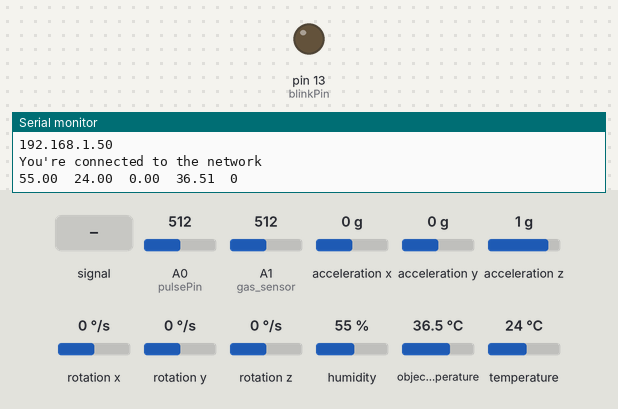
A sketch run on a simulated Arduino Uno, built with avr-gcc and run on an emulated ATmega328P. On the bench: output pins drawn as LEDs (lit = HIGH), the last lines printed to the serial monitor. The test bench sets the inputs (shaded band); at power-on: A0 (pulsePin) = 512, A1 (gas_sensor) = 512, acceleration x 0 g, acceleration y 0 g, acceleration z 1 g, rotation x 0 °/s, rotation y 0 °/s, rotation z 0 °/s, humidity 55 %, object temperature 36.5 °C, temperature 24 °C. WiFi joins after 1.5 s; servers stay silent unless stated; no MQTT or app messages arrive unless stated; pins used as bus, display or sensor lines are not drawn.

Above: at 2.7 s.
2.8 s: A0 (pulsePin) fed a 200 Hz sine of ±81 counts around its level
6.8 s: A0 (pulsePin) set to 547
At 8.0 s:
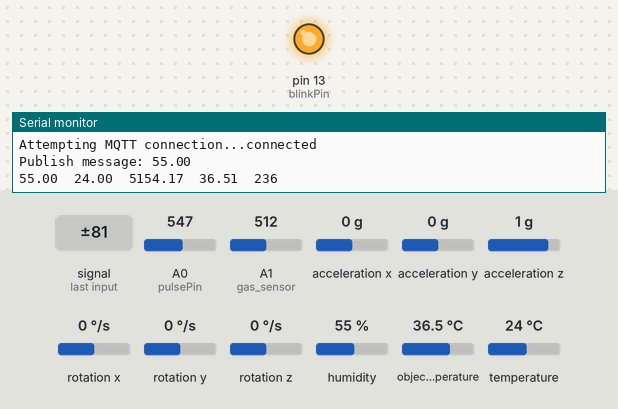
8.3 s: A0 (pulsePin) set to 240
At 9.5 s:
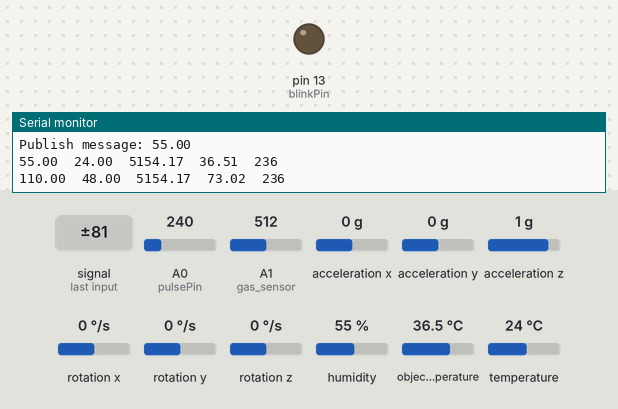
9.8 s: A0 (pulsePin) set to 716
At 10.7 s:
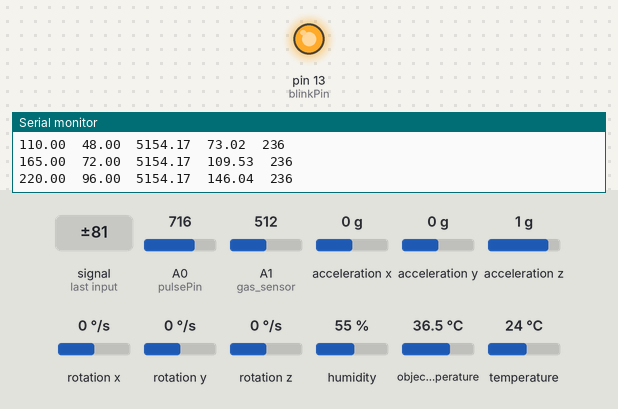
Timing chart, 0 to 12.3 s (numbered marks = the images above; inputs shaded):
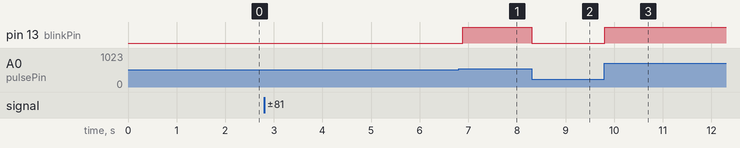

The sketch:

dht_mqtt.ino
```cpp
#include <WiFiEsp.h>
#include <WiFiEspClient.h>
#include <WiFiEspUdp.h>
#include <PubSubClient.h>

#include <Adafruit_MLX90614.h>
#include "I2Cdev.h"
#include "MPU6050.h"
#if I2CDEV_IMPLEMENTATION == I2CDEV_ARDUINO_WIRE
    #include "Wire.h"
#endif

#include "DHT.h"
#define DHTPIN 5    //DHT11을 D5번핀에 연결한다.
#define DHTTYPE DHT11

#ifndef HAVE_HWSERIAL1
#include "SoftwareSerial.h"
SoftwareSerial MySerial(2, 3); // RX, TX
#endif

char ssid[] = "MULTI_GUEST_2";            // your network SSID (name)
char pass[] = "guest1357";        // your network password
const char* mqtt_server="70.12.229.27";
int status = WL_IDLE_STATUS;     // the Wifi radio's status

WiFiEspClient WiFiclient;
PubSubClient client(WiFiclient);
long lastMsg = -100000;
int cntnum=0;
long now;
char msg[100];
String packet;
float Humi=0,Temp=0;
double aEnergy;
DHT dht(DHTPIN, DHTTYPE);

//가스 센서 정보들
int gas_sensor = A1;
float R0 = 11.820; //Sensor Resistance in fresh air from previous code
float m=-0.318;
float b=1.133;
float sensor_volt; //Define variable for sensor voltage
float RS_gas; //Define variable for sensor resistance
float ratio; //Define variable for ratio
float sensorValue;
double ppm_log;
double ppm;

//비접촉 온도센서
Adafruit_MLX90614 mlx = Adafruit_MLX90614(0X5A);
float objectTemp;

//심박센서
int pulsePin = 0;                 // Pulse Sensor purple wire connected to analog pin 0
int blinkPin = 13;                // pin to blink led at each beat
int fadePin = 5;                  // pin to do fancy classy fading blink at each beat
int fadeRate = 0;                 // used to fade LED on with PWM on fadePin

// Volatile Variables, used in the interrupt service routine!
volatile int BPM;                   // int that holds raw Analog in 0. updated every 2mS
volatile int Signal;                // holds the incoming raw data
volatile int IBI = 600;             // int that holds the time interval between beats! Must be seeded!
volatile boolean Pulse = false;     // "True" when User's live heartbeat is detected. "False" when not a "live beat".
volatile boolean QS = false;        // becomes true when Arduoino finds a beat.

MPU6050 accelgyro(0x68);
int16_t ax, ay, az;
long long beforetime;
long long nowtime;
long long step4time[4]={300};
int top=0;
int steptime;
double sum4steptime;
long long beforepublish;
int Tmax=20000;
int Tmin=15000;
int steps;
double P_n=20000,P_n1=20000;
double M_n=15000,M_n1=15000;
double Energy;
double K;
bool flag=true;

#define OUTPUT_READABLE_ACCELGYRO

void setupWifi(){
    MySerial.begin(9600);
    WiFi.init(&MySerial);
      if (WiFi.status() == WL_NO_SHIELD) {
    Serial.println("WiFi shield not present");
    // don't continue
    while (true);
  }

  // attempt to connect to WiFi network
  while ( status != WL_CONNECTED) {
    Serial.print("Attempting to connect to WPA SSID: ");
    Serial.println(ssid);
    // Connect to WPA/WPA2 network
    status = WiFi.begin(ssid, pass);
  }
  Serial.println(WiFi.localIP());
  Serial.println("You're connected to the network");
}

//print any message received for subscribed topic
void callback(char* topic, byte* payload, unsigned int length) {
  Serial.print("Message arrived [");
  Serial.print(topic);
  Serial.print("] ");
  for (int i=0;i<length;i++) {
    Serial.print((char)payload[i]);
  }
  Serial.println();
}

void reconnect() {
  // Loop until we're reconnected
  while (!client.connected()) {
    Serial.print("Attempting MQTT connection...");
    // Attempt to connect, just a name to identify the client
    if (client.connect("arduinoClient")) {
      Serial.println("connected");
      // Once connected, publish an announcement...
      client.publish("command","hello world");
      // ... and resubscribe
      client.subscribe("presence");
    } else {
      Serial.print("failed, rc=");
      Serial.print(client.state());
      Serial.println(" try again in 5 seconds");
      // Wait 5 seconds before retrying
      delay(5000);
    }
  }
}
void setup(){
    // join I2C bus (I2Cdev library doesn't do this automatically)
    #if I2CDEV_IMPLEMENTATION == I2CDEV_ARDUINO_WIRE
        Wire.begin();
    #elif I2CDEV_IMPLEMENTATION == I2CDEV_BUILTIN_FASTWIRE
        Fastwire::setup(400, true);
    #endif

    Serial.begin(9600);
    setupWifi();
    client.setServer(mqtt_server,1883);
    client.setCallback(callback);
    dht.begin();
    pinMode(gas_sensor, INPUT);

    pinMode(blinkPin,OUTPUT);         // pin that will blink to your heartbeat!
    pinMode(fadePin,OUTPUT);          // pin that will fade to your heartbeat!
    interruptSetup();                 // sets up to read Pulse Sensor signal every 2mS
    mlx.begin();
    accelgyro.initialize();


    lastMsg=millis();
}


void mqtt_publish(float Humi, float Temp,double ch4,double objectTemp,int BPM,int stepnum){

   if (!client.connected()) {
    reconnect();
  }

    //packet = String(Humi)+" "+String(Temp)+" "+String(ch4)+" "+String(objectTemp)+" "+String(BPM)+ " "+String(stepnum);
    packet=String(Humi);
    //문자열과 숫자를 합친다.
    packet.toCharArray(msg, 100);
    //mqtt publishing이 char형으로만 보낼 수 있기때문에 toCharArray로 변환한다.
    Serial.print("Publish message: ");
    Serial.println(msg);
    client.publish("1/1", msg);

}

void loop(){

    now=millis();
    accelgyro.getAcceleration(&ax, &ay, &az);
    Energy=sqrt( 1.0*ax*ax+1.0*ay*ay+1.0*az*az);
    if(Energy>=Tmax&&flag){
        steps++;
        flag=false;
        sum4steptime=sum4steptime-step4time[top];
        steptime=nowtime-(top==0?step4time[3]:step4time[top-1]);
        step4time[top++]=steptime;
        sum4steptime+=steptime;
        if(steptime>=1.8*sum4steptime/4){
            steps++;
            step4time[top-1]=steptime/2;
        }
        if(top==4)
            top=0;
        P_n1=P_n;
        P_n=Energy;

        beforetime=nowtime;
        K=min(P_n1,P_n);
        Tmin=max(15000,(M_n+M_n1)/2+((K-(M_n+M_n1)/2)*0.3));
        Tmax=max(20000,Tmin+(sqrt(abs(K-Tmin))*3.4));
    }
    if(Energy>P_n)
        P_n=Energy;
    if(Energy<Tmin&&!flag){
        M_n1=M_n;
        M_n=Energy;
        flag=true;
    }
    if(Energy<M_n)
        M_n=Energy;

    if(now-lastMsg>1000){
      cntnum++;
      lastMsg=now;

      Humi+=dht.readHumidity();
      Temp+=dht.readTemperature();
      sensorValue = analogRead(gas_sensor);
      sensor_volt = sensorValue * (5.0 / 1023.0); //Convert analog values to voltage
      RS_gas = ((5.0 * 10.0) / sensor_volt) - 10.0; //Get value of RS in a gas
      ratio = RS_gas / R0;   // Get ratio RS_gas/RS_air
      ppm_log += (log10(ratio) - b) / m; //Get ppm value in linear scale according to the the ratio value
      //Serial.print(Humi);Serial.print("\t");
      //Serial.println(Temp);

      objectTemp+=mlx.readObjectTempC();

      Serial.print(Humi)+Serial.print("\t")+Serial.print(Temp)+Serial.print("\t");
      Serial.print(ppm)+Serial.print("\t")+Serial.print(objectTemp)+Serial.print("\t");
      Serial.println(BPM);

      if(cntnum==5){
      cntnum=0;

      ppm = pow(10, ppm_log/5);
      Serial.println(ppm);

      mqtt_publish(Humi/5,Temp/5,ppm,objectTemp/5,BPM,steps);
      Humi=0;Temp=0;ppm_log=0;objectTemp=0;
      }
    }

    if(QS==true){
      fadeRate=255;
      QS=false;
    }
    ledFadeToBeat();
}

void ledFadeToBeat(){
    fadeRate -= 15;                         //  set LED fade value
    fadeRate = constrain(fadeRate,0,255);   //  keep LED fade value from going into negative numbers!
    analogWrite(fadePin,fadeRate);          //  fade LED
  }
```

Interrupt.ino
```cpp
volatile int rate[10];                    // array to hold last ten IBI values
volatile unsigned long sampleCounter = 0;          // used to determine pulse timing
volatile unsigned long lastBeatTime = 0;           // used to find IBI
volatile int P =512;                      // used to find peak in pulse wave, seeded
volatile int T = 512;                     // used to find trough in pulse wave, seeded
volatile int thresh = 530;                // used to find instant moment of heart beat, seeded
volatile int amp = 0;                   // used to hold amplitude of pulse waveform, seeded
volatile boolean firstBeat = true;        // used to seed rate array so we startup with reasonable BPM
volatile boolean secondBeat = false;      // used to seed rate array so we startup with reasonable BPM


void interruptSetup(){  // CHECK OUT THE Timer_Interrupt_Notes TAB FOR MORE ON INTERRUPTS
  // Initializes Timer2 to throw an interrupt every 2mS.
  TCCR2A = 0x02;     // DISABLE PWM ON DIGITAL PINS 3 AND 11, AND GO INTO CTC MODE
  TCCR2B = 0x06;     // DON'T FORCE COMPARE, 256 PRESCALER
  OCR2A = 0X7C;      // SET THE TOP OF THE COUNT TO 124 FOR 500Hz SAMPLE RATE
  TIMSK2 = 0x02;     // ENABLE INTERRUPT ON MATCH BETWEEN TIMER2 AND OCR2A
  sei();             // MAKE SURE GLOBAL INTERRUPTS ARE ENABLED
}


// THIS IS THE TIMER 2 INTERRUPT SERVICE ROUTINE.
// Timer 2 makes sure that we take a reading every 2 miliseconds
ISR(TIMER2_COMPA_vect){                         // triggered when Timer2 counts to 124
  cli();                                      // disable interrupts while we do this
  Signal = analogRead(pulsePin);              // read the Pulse Sensor
  sampleCounter += 2;                         // keep track of the time in mS with this variable
  int N = sampleCounter - lastBeatTime;       // monitor the time since the last beat to avoid noise

    //  find the peak and trough of the pulse wave
  if(Signal < thresh && N > (IBI/5)*3){       // avoid dichrotic noise by waiting 3/5 of last IBI
    if (Signal < T){                        // T is the trough
      T = Signal;                         // keep track of lowest point in pulse wave
    }
  }

  if(Signal > thresh && Signal > P){          // thresh condition helps avoid noise
    P = Signal;                             // P is the peak
  }                                        // keep track of highest point in pulse wave

  //  NOW IT'S TIME TO LOOK FOR THE HEART BEAT
  // signal surges up in value every time there is a pulse
  if (N > 250){                                   // avoid high frequency noise
    if ( (Signal > thresh) && (Pulse == false) && (N > (IBI/5)*3) ){
      Pulse = true;                               // set the Pulse flag when we think there is a pulse
      digitalWrite(blinkPin,HIGH);                // turn on pin 13 LED
      IBI = sampleCounter - lastBeatTime;         // measure time between beats in mS
      lastBeatTime = sampleCounter;               // keep track of time for next pulse

      if(secondBeat){                        // if this is the second beat, if secondBeat == TRUE
        secondBeat = false;                  // clear secondBeat flag
        for(int i=0; i<=9; i++){             // seed the running total to get a realisitic BPM at startup
          rate[i] = IBI;
        }
      }

      if(firstBeat){                         // if it's the first time we found a beat, if firstBeat == TRUE
        firstBeat = false;                   // clear firstBeat flag
        secondBeat = true;                   // set the second beat flag
        sei();                               // enable interrupts again
        return;                              // IBI value is unreliable so discard it
      }


      // keep a running total of the last 10 IBI values
      word runningTotal = 0;                  // clear the runningTotal variable

      for(int i=0; i<=8; i++){                // shift data in the rate array
        rate[i] = rate[i+1];                  // and drop the oldest IBI value
        runningTotal += rate[i];              // add up the 9 oldest IBI values
      }

      rate[9] = IBI;                          // add the latest IBI to the rate array
      runningTotal += rate[9];                // add the latest IBI to runningTotal
      runningTotal /= 10;                     // average the last 10 IBI values
      BPM = 60000/runningTotal;               // how many beats can fit into a minute? that's BPM!
      QS = true;                              // set Quantified Self flag
      // QS FLAG IS NOT CLEARED INSIDE THIS ISR
    }
  }

  if (Signal < thresh && Pulse == true){   // when the values are going down, the beat is over
    digitalWrite(blinkPin,LOW);            // turn off pin 13 LED
    Pulse = false;                         // reset the Pulse flag so we can do it again
    amp = P - T;                           // get amplitude of the pulse wave
    thresh = amp/2 + T;                    // set thresh at 50% of the amplitude
    P = thresh;                            // reset these for next time
    T = thresh;
  }

  if (N > 2500){                           // if 2.5 seconds go by without a beat
    thresh = 530;                          // set thresh default
    P = 512;                               // set P default
    T = 512;                               // set T default
    lastBeatTime = sampleCounter;          // bring the lastBeatTime up to date
    firstBeat = true;                      // set these to avoid noise
    secondBeat = false;                    // when we get the heartbeat back
  }

  sei();                                   // enable interrupts when youre done!
}// end isr
```

Measured:
- the behaviour switches between 529 and 530 on A0 (pulsePin) (found by bisection; images 0 and 1)
- after the input at 6.8 s, pin 13 (blinkPin): LOW → HIGH after 0.09 s
- after the input at 8.3 s, pin 13 (blinkPin): HIGH → LOW at once
- after the input at 9.8 s, pin 13 (blinkPin): LOW → HIGH at once
